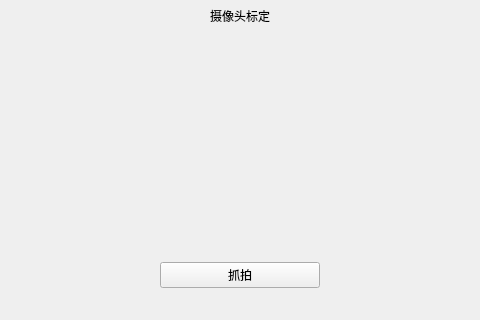
<?xml version="1.0" encoding="UTF-8"?>
<ui version="4.0">
 <class>ui_camera_calibration</class>
 <widget class="QMainWindow" name="ui_camera_calibration">
  <property name="geometry">
   <rect>
    <x>0</x>
    <y>0</y>
    <width>480</width>
    <height>320</height>
   </rect>
  </property>
  <property name="focusPolicy">
   <enum>Qt::StrongFocus</enum>
  </property>
  <property name="windowTitle">
   <string>MainWindow</string>
  </property>
  <widget class="QWidget" name="centralwidget">
   <layout class="QVBoxLayout" name="verticalLayout" stretch="1,7,1,1">
    <property name="spacing">
     <number>0</number>
    </property>
    <property name="leftMargin">
     <number>0</number>
    </property>
    <property name="topMargin">
     <number>0</number>
    </property>
    <property name="rightMargin">
     <number>0</number>
    </property>
    <property name="bottomMargin">
     <number>0</number>
    </property>
    <item>
     <widget class="QWidget" name="camera_calibration_title_widget" native="true">
      <layout class="QHBoxLayout" name="horizontalLayout" stretch="1,1,2,2">
       <property name="spacing">
        <number>0</number>
       </property>
       <property name="leftMargin">
        <number>0</number>
       </property>
       <property name="topMargin">
        <number>0</number>
       </property>
       <property name="rightMargin">
        <number>0</number>
       </property>
       <property name="bottomMargin">
        <number>0</number>
       </property>
       <item alignment="Qt::AlignLeft|Qt::AlignVCenter">
        <widget class="clicked_Label" name="camera_calibration_back_btn" native="true">
         <property name="text" stdset="0">
          <string/>
         </property>
        </widget>
       </item>
       <item>
        <spacer name="horizontalSpacer">
         <property name="orientation">
          <enum>Qt::Horizontal</enum>
         </property>
         <property name="sizeHint" stdset="0">
          <size>
           <width>77</width>
           <height>20</height>
          </size>
         </property>
        </spacer>
       </item>
       <item>
        <widget class="QLabel" name="camera_calibration_title_label">
         <property name="styleSheet">
          <string notr="true"/>
         </property>
         <property name="text">
          <string>摄像头标定</string>
         </property>
         <property name="alignment">
          <set>Qt::AlignCenter</set>
         </property>
        </widget>
       </item>
       <item>
        <spacer name="horizontalSpacer_2">
         <property name="orientation">
          <enum>Qt::Horizontal</enum>
         </property>
         <property name="sizeHint" stdset="0">
          <size>
           <width>157</width>
           <height>20</height>
          </size>
         </property>
        </spacer>
       </item>
      </layout>
     </widget>
    </item>
    <item>
     <widget class="QWidget" name="widget_3" native="true">
      <layout class="QHBoxLayout" name="horizontalLayout_5">
       <property name="spacing">
        <number>0</number>
       </property>
       <property name="leftMargin">
        <number>0</number>
       </property>
       <property name="rightMargin">
        <number>0</number>
       </property>
       <property name="bottomMargin">
        <number>0</number>
       </property>
       <item>
        <widget class="QLabel" name="label11">
        <property name="text">
       	<string> </string>
      	</property>
     	</widget>
       </item>
       <item>
        <widget class="QLabel" name="camera_calibration_tip_label"/>
       </item>
       <item>
        <widget class="QLabel" name="label12">
        <property name="text">
       	<string> </string>
      	</property>
     	</widget>
       </item>
      </layout>
     </widget>
    </item>
    <item>
     <widget class="QWidget" name="widget_2" native="true">
      <layout class="QHBoxLayout" name="horizontalLayout_2">
       <property name="spacing">
        <number>0</number>
       </property>
       <property name="leftMargin">
        <number>0</number>
       </property>
       <property name="rightMargin">
        <number>0</number>
       </property>
       <property name="bottomMargin">
        <number>0</number>
       </property>
       <item>
        <spacer name="horizontalSpacer_3">
         <property name="orientation">
          <enum>Qt::Horizontal</enum>
         </property>
         <property name="sizeHint" stdset="0">
          <size>
           <width>157</width>
           <height>20</height>
          </size>
         </property>
        </spacer>
       </item>
       <item>
        <widget class="QPushButton" name="camera_calibration_ok_btn">
         <property name="sizePolicy">
          <sizepolicy hsizetype="Expanding" vsizetype="Expanding">
           <horstretch>0</horstretch>
           <verstretch>0</verstretch>
          </sizepolicy>
         </property>
         <property name="maximumSize">
          <size>
           <width>225</width>
           <height>80</height>
          </size>
         </property>
         <property name="styleSheet">
          <string notr="true"/>
         </property>
         <property name="text">
          <string>抓拍</string>
         </property>
        </widget>
       </item>
       <item>
        <spacer name="horizontalSpacer_4">
         <property name="orientation">
          <enum>Qt::Horizontal</enum>
         </property>
         <property name="sizeHint" stdset="0">
          <size>
           <width>157</width>
           <height>20</height>
          </size>
         </property>
        </spacer>
       </item>
      </layout>
     </widget>
    </item>
    <item>
     <spacer name="verticalSpacer">
      <property name="orientation">
       <enum>Qt::Vertical</enum>
      </property>
      <property name="sizeHint" stdset="0">
       <size>
        <width>20</width>
        <height>29</height>
       </size>
      </property>
     </spacer>
    </item>
   </layout>
  </widget>
 </widget>
 <customwidgets>
  <customwidget>
   <class>clicked_Label</class>
   <extends>QWidget</extends>
   <header location="global">clicked_label.hpp</header>
  </customwidget>
 </customwidgets>
 <resources/>
 <connections/>
</ui>
